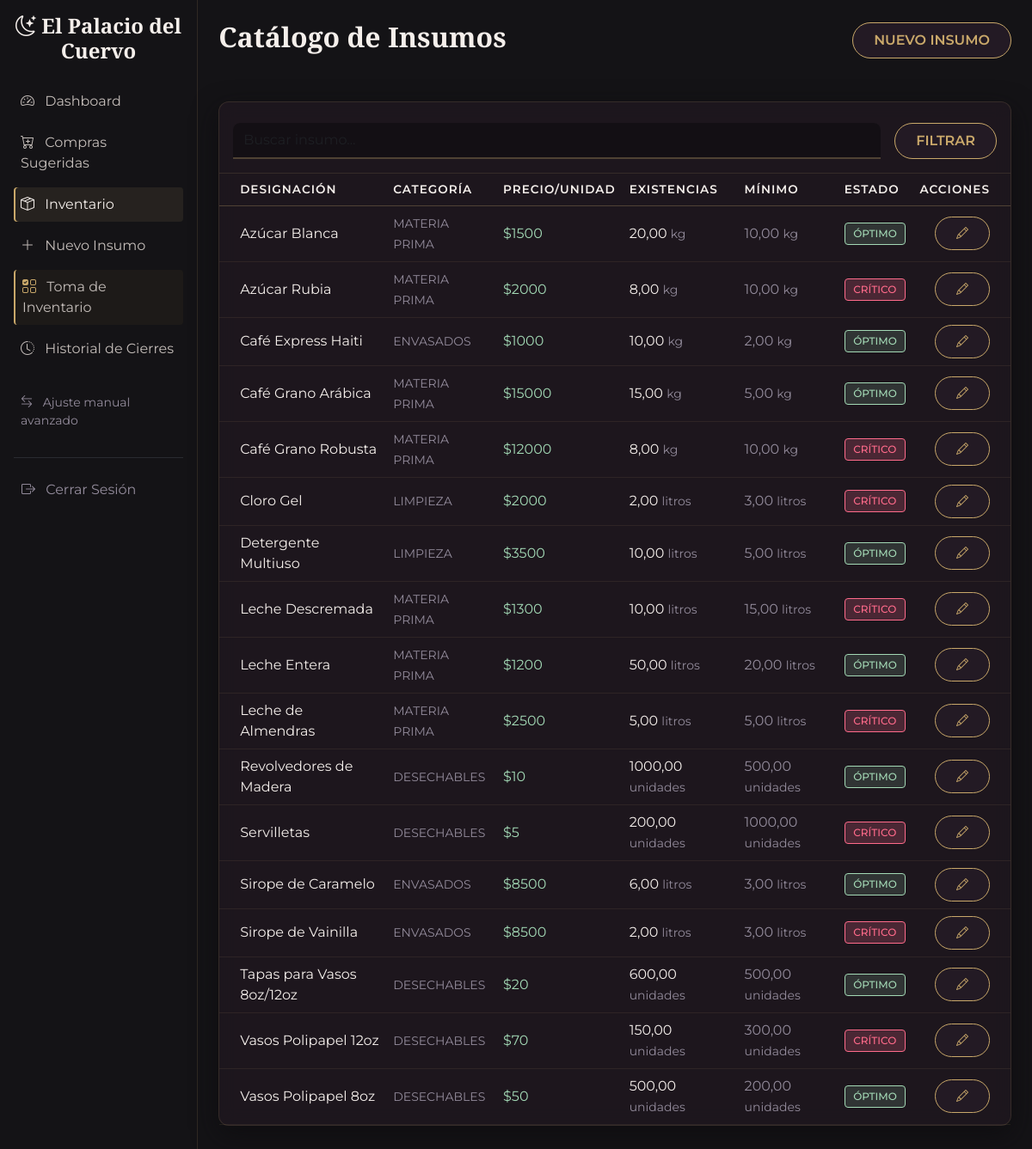
/insumos/ (signed in), run on an earlier commit of the app's database.
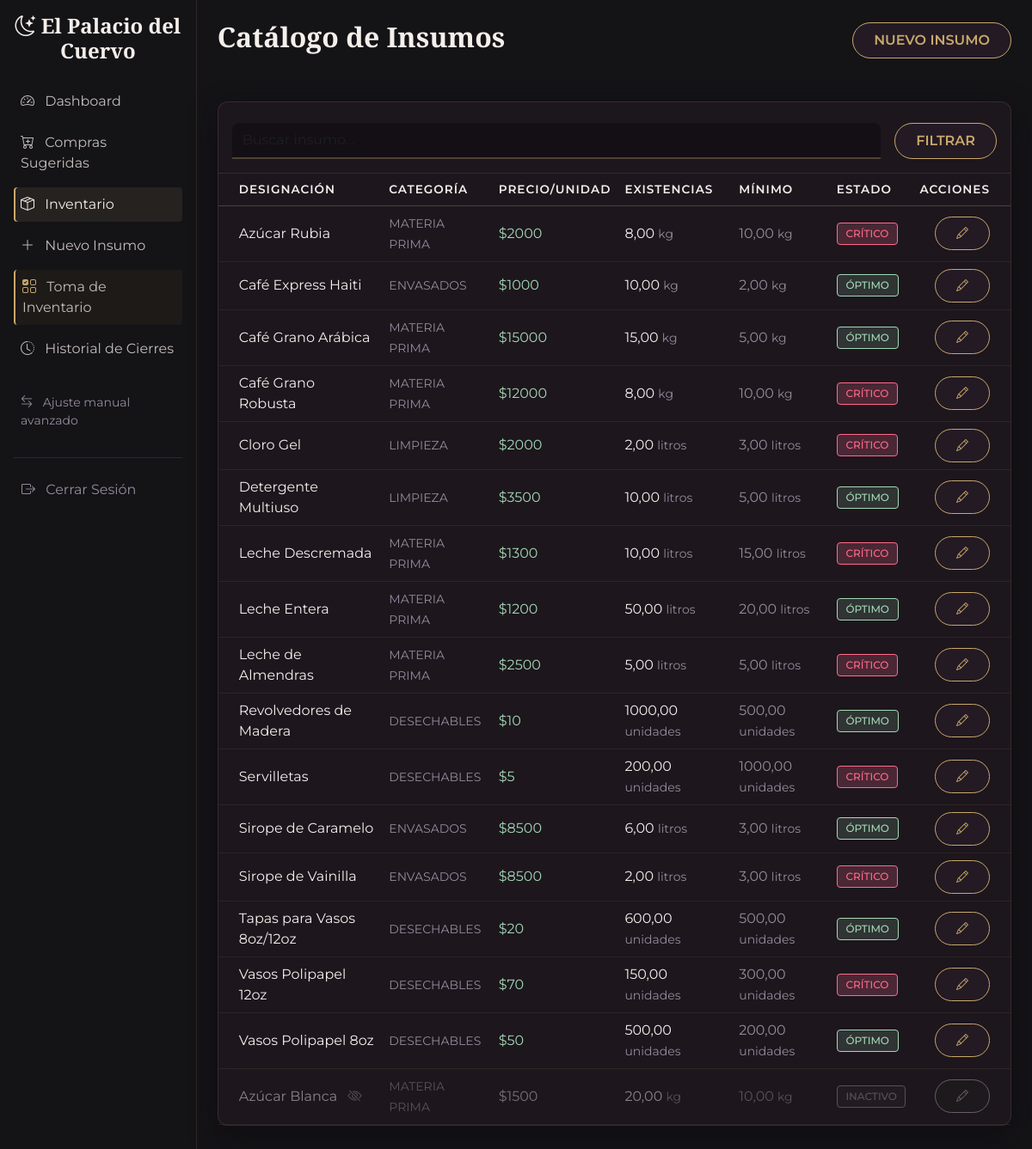
And on a later commit of the database.
### inventario/models.py (models this page shows, shortened)
class Insumo(models.Model):
    CATEGORIAS = [
        ('Materia Prima', 'Materia Prima'),
        ('Desechables', 'Desechables'),
        ('Envasados', 'Envasados'),
        ('Limpieza', 'Limpieza'),
    ]
    UNIDADES = [
        ('kg', 'Kilogramos'),
        ('litros', 'Litros'),
        ('unidades', 'Unidades'),
        ('gr', 'Gramos'),
    ]
    nombre = models.CharField(max_length=200, verbose_name="Nombre del Insumo")
    categoria = models.CharField(max_length=50, choices=CATEGORIAS, verbose_name="Categoría")
    unidad_medida = models.CharField(max_length=20, choices=UNIDADES, verbose_name="Unidad de Medida")
    stock_actual = models.DecimalField(
        max_digits=10,
        decimal_places=2,
        default=0,
        validators=[MinValueValidator(0)],
        verbose_name="Stock Actual"
    )
    stock_minimo = models.DecimalField(
        max_digits=10,
        decimal_places=2,
        default=0,
        validators=[MinValueValidator(0)],
        verbose_name="Stock Mínimo (Alerta)"
    )
    precio_unitario = models.DecimalField(
        max_digits=12,
        decimal_places=2,
        default=1000,
        validators=[MinValueValidator(0)],
        verbose_name="Precio Unitario ($)",
        help_text="Costo por unidad de medida"
    )
    proveedor = models.ForeignKey(Proveedor, on_delete=models.SET_NULL, null=True, blank=True, related_name='insumos')
    activo = models.BooleanField(default=True, verbose_name="Habilitado", help_text="Desmarcar para deshabilitar el insumo en lugar de borrarlo.")
    class Meta:
        verbose_name = "Insumo"
        verbose_name_plural = "Insumos"
        ordering = ['nombre']
    @property
    def esta_en_stock_critico(self):
        return self.stock_actual <= self.stock_minimo

### inventario/views.py (the view)
# urls.py: path('insumos/', InsumoListView.as_view(), name='insumo_list'),
class InsumoListView(LoginRequiredMixin, ListView):
    model = Insumo
    template_name = 'inventario/insumo_list.html'
    context_object_name = 'insumos'
    def get_queryset(self):
        queryset = super().get_queryset()
        query = self.request.GET.get('q')
        if query:
            queryset = queryset.filter(nombre__icontains=query)
        return queryset.order_by('-activo', 'nombre')

### inventario/templates/inventario/insumo_list.html (shortened to what this page needs)
{% extends 'base.html' %}
{% block content %}
<div class="d-flex justify-content-between align-items-center mb-5">
    <h2>Catálogo de Insumos</h2>
    <a href="{% url 'inventario:insumo_create' %}" class="btn btn-gothic-primary px-4 py-2">NUEVO INSUMO</a>
</div>
<div class="card card-gothic mb-4">
    <div class="card-header pt-4 pb-3">
        <form class="d-flex" method="GET" action="{% url 'inventario:insumo_list' %}">
            <input class="form-control me-3" type="search" name="q" placeholder="Buscar insumo..." value="{{ request.GET.q }}">
            <button class="btn btn-gothic-outline px-4" type="submit">FILTRAR</button>
        </form>
    </div>
    <div class="card-body p-0">
        <div class="table-responsive">
            <table class="table table-gothic mb-0 align-middle">
                <thead>
                    <tr>
                        <th class="ps-4">Designación</th>
                        <th>Categoría</th>
                        <th>Precio/Unidad</th>
                        <th>Existencias</th>
                        <th>Mínimo</th>
                        <th>Estado</th>
                        <th class="text-end pe-4">Acciones</th>
                    </tr>
                </thead>
                <tbody>
                    {% for insumo in insumos %}
                    <tr {% if not insumo.activo %}style="opacity: 0.5; filter: grayscale(100%);"{% endif %}>
                        <td class="ps-4 text-bone">
                            {{ insumo.nombre }}
                            {% if not insumo.activo %}
                                <i class="bi bi-eye-slash ms-2 text-muted-gothic" title="Deshabilitado"></i>
                            {% endif %}
                        </td>
                        <td><span class="text-muted-gothic small text-uppercase">{{ insumo.categoria }}</span></td>
                        <td><span class="text-bone" style="color: #A3D9B5 !important;">${{ insumo.precio_unitario|floatformat:0 }}</span></td>
                        <td><span class="text-bone">{{ insumo.stock_actual }}</span> <small class="text-muted">{{ insumo.unidad_medida }}</small></td>
                        <td><span class="text-muted-gothic">{{ insumo.stock_minimo }}</span> <small class="text-muted">{{ insumo.unidad_medida }}</small></td>
                        <td>
                            {% if not insumo.activo %}
                                <span class="badge badge-gothic-neutral">INACTIVO</span>
                            {% elif insumo.stock_actual <= 0 %}
                                <span class="badge badge-gothic-neutral">AGOTADO</span>
                            {% elif insumo.esta_en_stock_critico %}
                                <span class="badge badge-gothic-critical">CRÍTICO</span>
                            {% else %}
                                <span class="badge badge-gothic-ok">ÓPTIMO</span>
                            {% endif %}
                        </td>
                        <td class="text-end pe-4">
                            <a href="{% url 'inventario:insumo_update' insumo.pk %}" class="btn btn-sm btn-gothic-outline">
                                <i class="bi bi-pencil"></i>
                            </a>
                        </td>
                    </tr>
                    {% empty %}
                    <tr>
                        <td colspan="7" class="text-center py-5 text-muted-gothic">El catálogo está vacío.</td>
                    </tr>
                    {% endfor %}
                </tbody>
            </table>
        </div>
    </div>
</div>
{% endblock %}

### inventario/templates/base.html (shortened to what this page needs)
{% load static %}
<!DOCTYPE html>
<html lang="es">
<head>
    <link href="https://cdn.jsdelivr.net/npm/bootstrap@5.3.2/dist/css/bootstrap.min.css" rel="stylesheet">
    <link rel="stylesheet" href="https://cdn.jsdelivr.net/npm/bootstrap-icons@1.11.1/font/bootstrap-icons.css">
    <link rel="stylesheet" href="{% static 'css/gothic_inventory.css' %}">
</head>
<body>
    <div class="d-flex">
        <div class="sidebar-wrapper sidebar-gothic p-3">
            <h4 class="mb-4 text-center brand-logo"><i class="bi bi-moon-stars"></i> El Palacio del Cuervo</h4>
            <nav>
                <a href="{% url 'inventario:dashboard' %}" class="d-block p-2 mb-2 text-decoration-none {% if request.resolver_match.url_name == 'dashboard' %}active{% endif %}">
                    <i class="bi bi-speedometer2 me-2"></i> Dashboard
                </a>
                <a href="{% url 'inventario:sugerencia_compras' %}" class="d-block p-2 mb-2 text-decoration-none {% if request.resolver_match.url_name == 'sugerencia_compras' %}active{% endif %}">
                    <i class="bi bi-cart-plus me-2"></i> Compras Sugeridas
                </a>
                {% if request.user.is_authenticated %}
                    <a href="{% url 'inventario:insumo_list' %}" class="d-block p-2 mb-2 text-decoration-none {% if request.resolver_match.url_name == 'insumo_list' %}active{% endif %}">
                        <i class="bi bi-box-seam me-2"></i> Inventario
                    </a>
                    <a href="{% url 'inventario:insumo_create' %}" class="d-block p-2 mb-2 text-decoration-none {% if request.resolver_match.url_name == 'insumo_create' %}active{% endif %}">
                        <i class="bi bi-plus-lg me-2"></i> Nuevo Insumo
                    </a>
                    <a href="{% url 'inventario:toma_inventario' %}" class="d-block p-2 mb-2 text-decoration-none {% if request.resolver_match.url_name == 'toma_inventario' %}active{% endif %}" style="border-left: 2px solid var(--accent-gold); background-color: rgba(194, 155, 56, 0.05);">
                        <i class="bi bi-ui-checks-grid me-2" style="color: var(--accent-gold);"></i> Toma de Inventario
                    </a>
                    <a href="{% url 'inventario:historial_list' %}" class="d-block p-2 mb-2 text-decoration-none ">
                        <i class="bi bi-clock-history me-2"></i> Historial de Cierres
                    </a>
                    <a href="{% url 'inventario:movimiento_create' %}" class="d-block p-2 mb-2 text-decoration-none text-muted-gothic small mt-4">
                        <i class="bi bi-arrow-left-right me-2"></i> Ajuste manual avanzado
                    </a>
                {% endif %}
                <hr class="border-secondary mt-4">
                {% if request.user.is_authenticated %}
                    <form method="post" action="{% url 'logout' %}">
                        <button type="submit" class="btn btn-link text-decoration-none text-muted-gothic p-2 mb-2 w-100 text-start">
                            <i class="bi bi-box-arrow-right me-2"></i> Cerrar Sesión
                        </button>
                    </form>
                {% else %}
                    <a href="{% url 'login' %}" class="d-block p-2 mb-2 text-decoration-none text-muted-gothic">
                        <i class="bi bi-person-circle me-2"></i> Iniciar Sesión Admin
                    </a>
                {% endif %}
            </nav>
        </div>
        <div class="main-content flex-grow-1 p-4">
            {% block content %}{% endblock %}
        </div>
    </div>
</body>
</html>

### static/css/gothic_inventory.css (style rules this page uses)
:root { --bg-base: #141316; --bg-surface: #231a24; --text-heading: #f5efeb; --text-main: #c4bdb9; --text-muted: #948c9c; --accent-primary: #c48b9f; --accent-primary-hover: #b0788c; --accent-gold: #c9a86a; --accent-gold-hover: #b49356; --status-ok: #c9a86a; --status-critical: #ff6b8b; --status-critical-text: #141316; --status-low: #eab308; --font-heading: 'Cinzel', 'Cinzel Decorative', 'Pirata One', serif; --font-body: 'Montserrat', sans-serif; }
body { background-color: var(--bg-base); color: var(--text-main); font-family: var(--font-body); font-weight: 400; }
h1, h2, h3, h4, h5, h6, .brand-logo { font-family: var(--font-heading); color: var(--text-heading); font-weight: 600; }
.text-bone { color: var(--text-heading) !important; }
.text-muted-gothic, .form-text, .text-muted { color: var(--text-muted) !important; }
.sidebar-gothic { background-color: transparent; border-right: 1px solid rgba(199, 168, 106, 0.15); }
.sidebar-gothic a { color: var(--text-main); transition: all 0.2s ease-in-out; border-radius: 4px; }
.sidebar-gothic a:hover, .sidebar-gothic a.active { background-color: rgba(199, 168, 106, 0.1); color: var(--text-heading); box-shadow: inset 2px 0 0 var(--accent-gold); }
.card, .card-gothic { background-color: rgba(35, 26, 36, 0.6) !important; backdrop-filter: blur(10px); -webkit-backdrop-filter: blur(10px); border: 1px solid rgba(199, 168, 106, 0.15) !important; border-radius: 12px; box-shadow: 0 10px 30px rgba(13, 11, 14, 0.7) !important; color: var(--text-main); }
.card-header { background-color: transparent !important; border-bottom: 1px solid rgba(199, 168, 106, 0.15) !important; color: var(--text-heading); }
.form-control, .form-select, .form-control:focus, .form-select:focus { background-color: rgba(0, 0, 0, 0.3) !important; border: none !important; border-bottom: 2px solid rgba(199, 168, 106, 0.3) !important; color: var(--text-heading) !important; border-radius: 8px 8px 0 0 !important; box-shadow: none !important; transition: border-color 0.3s ease; }
.table, .table-gothic { color: var(--text-main); background-color: transparent; }
.table thead th, .table-gothic thead th { background-color: transparent !important; color: var(--text-heading) !important; border-bottom: 1px solid rgba(199, 168, 106, 0.3) !important; border-top: none; text-transform: uppercase; letter-spacing: 1px; font-size: 0.85rem; font-weight: 600; }
.table tbody td, .table-gothic tbody td { background-color: transparent !important; color: var(--text-main); border-bottom: 1px solid rgba(199, 168, 106, 0.1) !important; }
.badge { font-weight: 500; padding: 0.5em 0.8em; border-radius: 4px; }
.bg-success, .badge-gothic-ok { background-color: rgba(163, 217, 181, 0.15) !important; color: #a3d9b5 !important; border: 1px solid #a3d9b5 !important; }
.bg-danger, .badge-gothic-critical { background-color: rgba(255, 107, 139, 0.2) !important; color: var(--status-critical) !important; border: 1px solid var(--status-critical) !important; }
.bg-secondary, .badge-gothic-neutral { background-color: rgba(90, 85, 96, 0.2) !important; color: var(--text-muted) !important; border: 1px solid var(--text-muted) !important; }
.btn-secondary, .btn-gothic-primary, .btn-gothic-outline, .btn-outline-primary { background-color: var(--bg-surface) !important; color: var(--accent-gold) !important; border: 1px solid var(--accent-gold) !important; border-radius: 30px !important; padding: 0.5rem 1.5rem; font-weight: 600; transition: all 0.3s ease; }

### inventario/templates/base.html (style rules this page uses)
.sidebar-wrapper { min-height: 100vh; width: 250px; }

What changed in the data, as far as the page shows it:
changed Insumo "Azúcar Blanca": activo "ÓPTIMO" → "INACTIVO"; moves down the list
